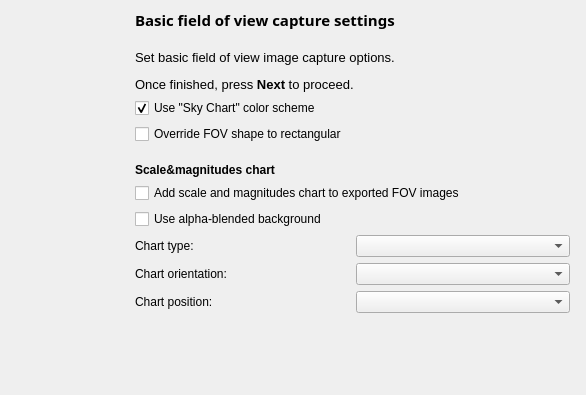
<?xml version="1.0" encoding="UTF-8"?>
<ui version="4.0">
 <class>PWizFovConfig</class>
 <widget class="QWidget" name="PWizFovConfig">
  <property name="geometry">
   <rect>
    <x>0</x>
    <y>0</y>
    <width>586</width>
    <height>395</height>
   </rect>
  </property>
  <property name="windowTitle">
   <string>Form</string>
  </property>
  <widget class="QLabel" name="banner">
   <property name="geometry">
    <rect>
     <x>9</x>
     <y>17</y>
     <width>120</width>
     <height>360</height>
    </rect>
   </property>
   <property name="sizePolicy">
    <sizepolicy hsizetype="Fixed" vsizetype="Fixed">
     <horstretch>0</horstretch>
     <verstretch>0</verstretch>
    </sizepolicy>
   </property>
   <property name="minimumSize">
    <size>
     <width>120</width>
     <height>360</height>
    </size>
   </property>
   <property name="text">
    <string/>
   </property>
  </widget>
  <widget class="QWidget" name="">
   <property name="geometry">
    <rect>
     <x>135</x>
     <y>9</y>
     <width>435</width>
     <height>369</height>
    </rect>
   </property>
   <layout class="QVBoxLayout" name="fovConfigLayout">
    <property name="spacing">
     <number>6</number>
    </property>
    <property name="margin">
     <number>0</number>
    </property>
    <item>
     <widget class="QLabel" name="stepTitle">
      <property name="font">
       <font>
        <family>Sans Serif</family>
        <pointsize>11</pointsize>
        <weight>75</weight>
        <italic>false</italic>
        <bold>true</bold>
        <underline>false</underline>
        <strikeout>false</strikeout>
       </font>
      </property>
      <property name="text">
       <string>Basic field of view capture settings</string>
      </property>
     </widget>
    </item>
    <item>
     <spacer name="vertSpacer1">
      <property name="orientation">
       <enum>Qt::Vertical</enum>
      </property>
      <property name="sizeType">
       <enum>QSizePolicy::Fixed</enum>
      </property>
      <property name="sizeHint" stdset="0">
       <size>
        <width>20</width>
        <height>13</height>
       </size>
      </property>
     </spacer>
    </item>
    <item>
     <widget class="QLabel" name="stepText">
      <property name="text">
       <string>&lt;!DOCTYPE HTML PUBLIC &quot;-//W3C//DTD HTML 4.0//EN&quot; &quot;http://www.w3.org/TR/REC-html40/strict.dtd&quot;&gt;
&lt;html&gt;&lt;head&gt;&lt;meta name=&quot;qrichtext&quot; content=&quot;1&quot; /&gt;&lt;style type=&quot;text/css&quot;&gt;
p, li { white-space: pre-wrap; }
&lt;/style&gt;&lt;/head&gt;&lt;body style=&quot; font-family:'Sans'; font-size:10pt; font-weight:400; font-style:normal;&quot;&gt;
&lt;p style=&quot; margin-top:12px; margin-bottom:12px; margin-left:0px; margin-right:0px; -qt-block-indent:0; text-indent:0px;&quot;&gt;Set basic field of view image capture options.&lt;/p&gt;
&lt;p style=&quot; margin-top:12px; margin-bottom:12px; margin-left:0px; margin-right:0px; -qt-block-indent:0; text-indent:0px;&quot;&gt;Once finished, press &lt;span style=&quot; font-weight:600;&quot;&gt;Next&lt;/span&gt; to proceed.&lt;/p&gt;&lt;/body&gt;&lt;/html&gt;</string>
      </property>
      <property name="wordWrap">
       <bool>true</bool>
      </property>
     </widget>
    </item>
    <item>
     <widget class="QCheckBox" name="switchColorsBox">
      <property name="text">
       <string>Use &quot;Sky Chart&quot; color scheme</string>
      </property>
      <property name="checked">
       <bool>true</bool>
      </property>
     </widget>
    </item>
    <item>
     <widget class="QCheckBox" name="overrideShapeBox">
      <property name="text">
       <string>Override FOV shape to rectangular</string>
      </property>
     </widget>
    </item>
    <item>
     <spacer name="verticalSpacer">
      <property name="orientation">
       <enum>Qt::Vertical</enum>
      </property>
      <property name="sizeType">
       <enum>QSizePolicy::Fixed</enum>
      </property>
      <property name="sizeHint" stdset="0">
       <size>
        <width>20</width>
        <height>13</height>
       </size>
      </property>
     </spacer>
    </item>
    <item>
     <widget class="QLabel" name="label">
      <property name="font">
       <font>
        <weight>75</weight>
        <bold>true</bold>
       </font>
      </property>
      <property name="text">
       <string>Scale&amp;magnitudes chart</string>
      </property>
     </widget>
    </item>
    <item>
     <widget class="QCheckBox" name="addLegendBox">
      <property name="text">
       <string>Add scale and magnitudes chart to exported FOV images</string>
      </property>
     </widget>
    </item>
    <item>
     <widget class="QCheckBox" name="useAlphaBlendBox">
      <property name="text">
       <string>Use alpha-blended background</string>
      </property>
     </widget>
    </item>
    <item>
     <layout class="QGridLayout" name="gridLayout">
      <item row="1" column="0">
       <widget class="QLabel" name="orientationLabel">
        <property name="text">
         <string>Chart orientation:</string>
        </property>
       </widget>
      </item>
      <item row="1" column="1">
       <widget class="QComboBox" name="orientationCombo"/>
      </item>
      <item row="2" column="0">
       <widget class="QLabel" name="positionLabel">
        <property name="text">
         <string>Chart position:</string>
        </property>
       </widget>
      </item>
      <item row="2" column="1">
       <widget class="QComboBox" name="positionCombo"/>
      </item>
      <item row="0" column="0">
       <widget class="QLabel" name="label_2">
        <property name="text">
         <string>Chart type:</string>
        </property>
       </widget>
      </item>
      <item row="0" column="1">
       <widget class="QComboBox" name="typeCombo"/>
      </item>
     </layout>
    </item>
    <item>
     <spacer name="vertSpacer2">
      <property name="orientation">
       <enum>Qt::Vertical</enum>
      </property>
      <property name="sizeType">
       <enum>QSizePolicy::Expanding</enum>
      </property>
      <property name="sizeHint" stdset="0">
       <size>
        <width>20</width>
        <height>40</height>
       </size>
      </property>
     </spacer>
    </item>
   </layout>
  </widget>
 </widget>
 <resources/>
 <connections/>
</ui>
